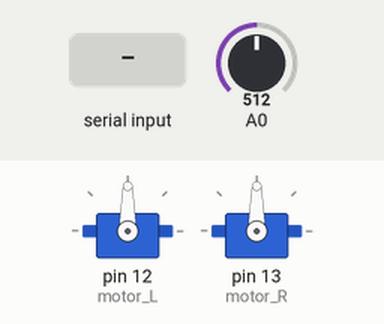
Bench run of a sketch on a simulated Arduino Uno, built with avr-gcc and run on an emulated ATmega328P. Parts: 2 × servo. The test bench sets the inputs (shaded band); at power-on: A0 = 512. What the sketch prints to the serial monitor is not drawn.

Above: at 1.2 s.
1.3 s: "F" received over Serial
At 2.3 s:
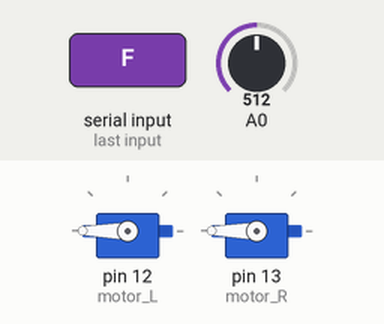
2.8 s: "B" received over Serial
At 3.3 s:
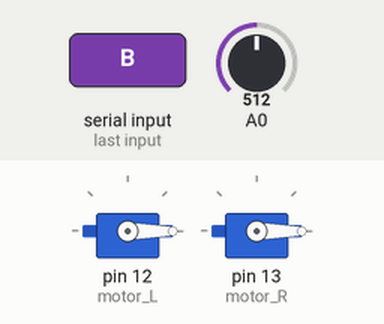
4.3 s: "L" received over Serial
At 5.5 s:
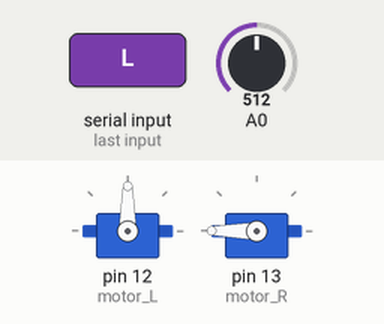
5.8 s: "R" received over Serial
At 6.8 s:
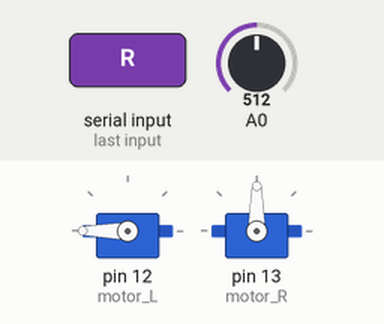
7.3 s: "S" received over Serial
At 7.9 s:
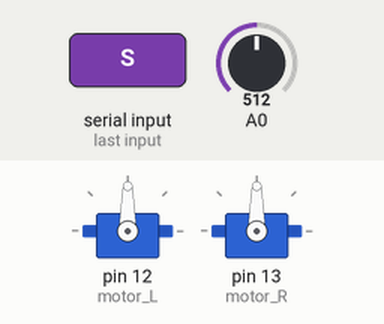
Timing chart, 0 to 9.8 s (numbered marks = the images above; inputs shaded):
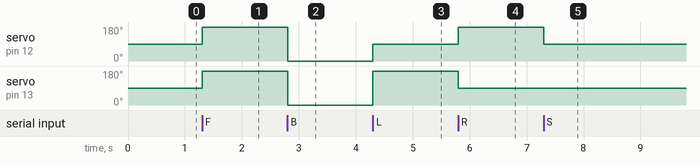

The sketch:

arduino_sketch.ino
```cpp
#include <Servo.h>
int incomingByte;
Servo motor_L;
Servo motor_R;


void setup() {
  Serial.begin(9600);
  motor_L.attach(12,1000,2000);
  motor_R.attach(13,1000,2000);
}


void loop() {
  int value = analogRead(A0);
  Serial.println(value);
  if (Serial.available() > 0) {
    incomingByte = Serial.read();
    switch (incomingByte){
      case 'F':
        motor_L.write(180);
        motor_R.write(180);
        break;
      case 'B':
        motor_L.write(0);
        motor_R.write(0);
        break;
      case 'S':
        motor_L.write(90);
        motor_R.write(90);
        break;
      case 'L':
        motor_L.write(90);
        motor_R.write(180);
        break;
      case 'R':
        motor_L.write(180);
        motor_R.write(90);
        break;
    }
    }
  }
```

Measured:
- after the input at 1.3 s, servo on pin 12 (motor_L), servo on pin 13 (motor_R): 90° → 180° at once
- after the input at 2.8 s, servo on pin 12 (motor_L), servo on pin 13 (motor_R): 180° → 0° at once
- after the input at 4.3 s, servo on pin 12 (motor_L): 0° → 90° at once; servo on pin 13 (motor_R): 0° → 180° at once
- after the input at 5.8 s, servo on pin 12 (motor_L): 90° → 180° at once; servo on pin 13 (motor_R): 180° → 90° at once
- after the input at 7.3 s, servo on pin 12 (motor_L): 180° → 90° at once
